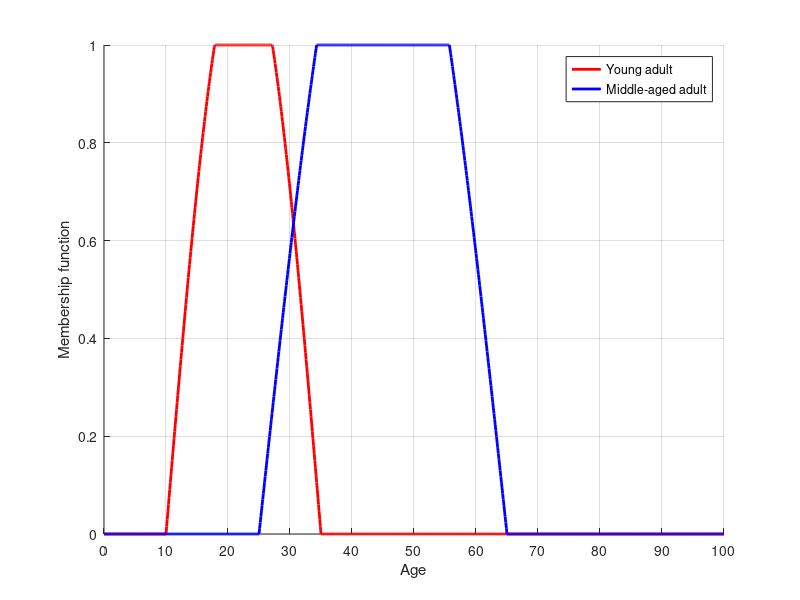

MATLAB code to generate this figure:
% fuzzyset_exp.m
x = 0:0.1:100;
y1 = 1.2*sin(2*pi*1/50*(x-10));
y1 = min(max(y1, 0), 1);
y1(x>=40) = 0;

y2 = 1.5*sin(2*pi*1/80*(x-25));
y2 = min(max(y2, 0), 1);
y2(x<=14) = 0;
y2(x>=80) = 0;

figure
hold on
plot(x, y1, 'r-', 'linewidth', 2)
plot(x, y2, 'b-', 'linewidth', 2)
set(gca,'xtick',0:10:120)
legend("Young adult", "Middle-aged adult")
xlabel("Age")
ylabel("Membership function")
grid on